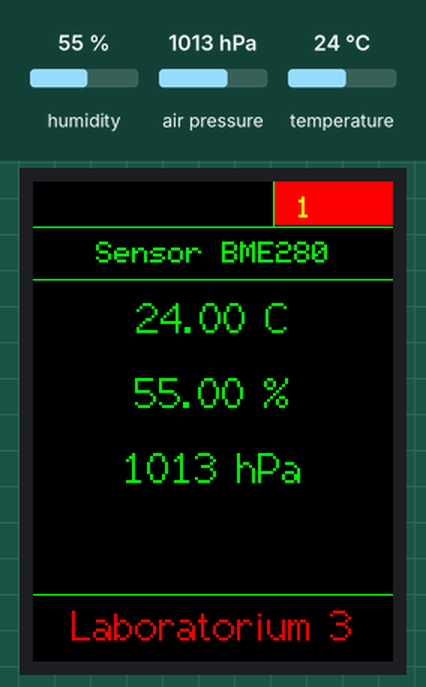
Recording of a sketch running on a simulated ESP32. Shown: 240×320 colour display. Inputs (shaded band) come from the test bench; at power-on: humidity 55 %, air pressure 1013 hPa, temperature 24 °C. What the sketch prints to the serial monitor is not drawn.

Above: at 2.4 s.
2.5 s: humidity set to 22 %
At 3.7 s:
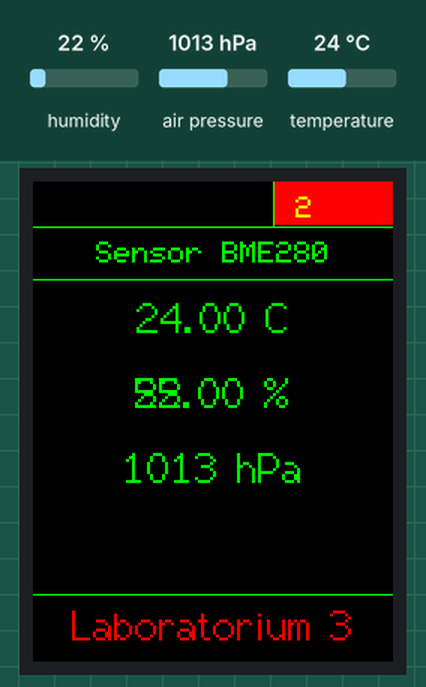
6.7 s: air pressure set to 952 hPa
At 8.4 s:
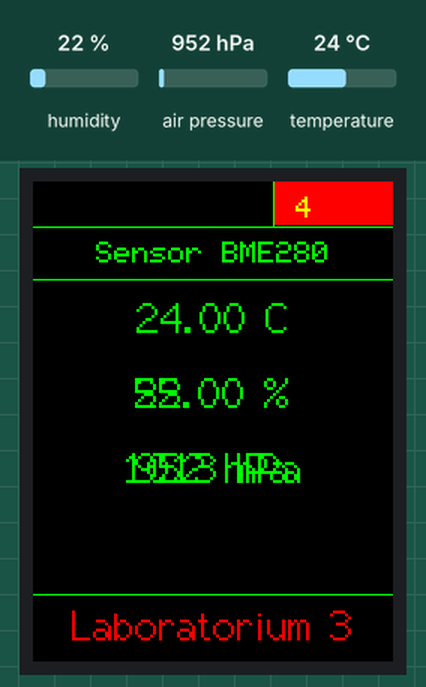
10.7 s: temperature set to 12 °C
At 12.0 s:
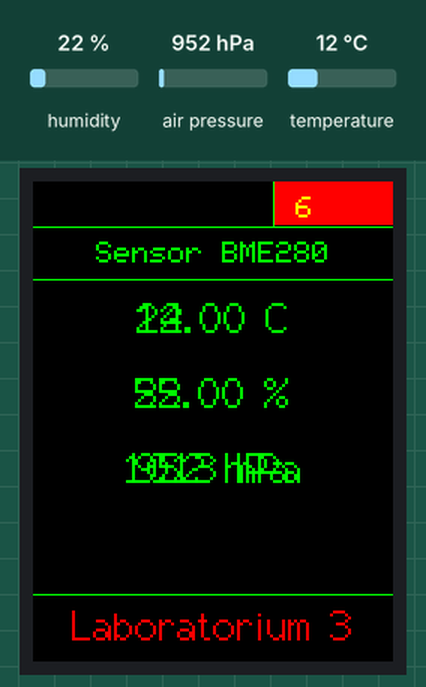
14.7 s: humidity set to 40 %
At 16.7 s:
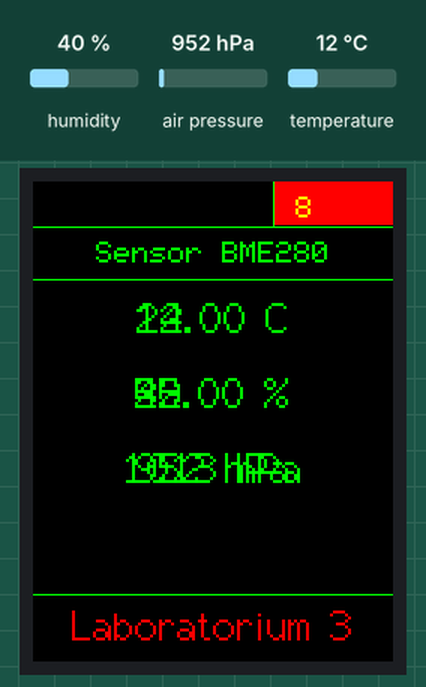
Timing chart, 0 to 18.2 s (numbered marks = the images above; inputs shaded):
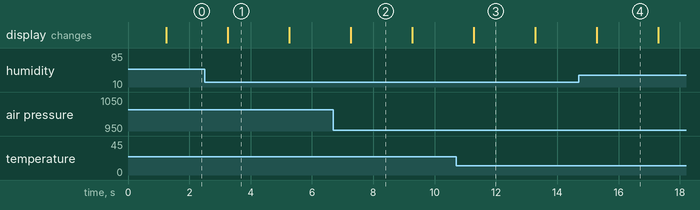

The sketch:

BME280.ino
```cpp
#include <Wire.h>
#include <Adafruit_BME280.h>
#include <SPI.h>
#include <TFT_eSPI.h>

#define COLORT1 TFT_BLACK
#define COLORT2 TFT_GREEN
#define COLORT3 TFT_RED
#define COUNTCOLOR TFT_YELLOW


Adafruit_BME280 bme;
float bmpT,bmpP,bmpH;
uint8_t selected;

struct measurmentData {
  const float temperature;
  const float humidity;
  const uint16_t pressure;
};
uint16_t measurmentCount = 0;


TFT_eSPI tft = TFT_eSPI();

void drawBorders();
void drawLabels();
void drawMeasurements(const measurmentData measurements, uint16_t count);
uint16_t countXPosition = 0;


void setup() {
  Serial.begin(115200);
  delay(1000);

  tft.init();
  tft.setRotation(0);
  tft.fillScreen(COLORT1);
  tft.setTextSize(1);
  Serial.println();
  countXPosition = tft.width() - tft.width() / 3;

  drawBorders();
  drawLabels();

  selected = bme.begin(0x76);

  if (!selected) {
    Serial.println("Could not find a valid BME280 sensor, check wiring!");
  }
  else {
    Serial.println("BME280 sensor OK");
  }

  Serial.println();
}

void loop() {
  if (selected) {
    bmpT=bme.readTemperature();
    bmpH=bme.readHumidity();
    bmpP=bme.readPressure()/100.0;

    measurmentCount++;
    drawMeasurements({ temperature: bmpT, humidity: bmpH, pressure: (uint16_t)bmpP}, measurmentCount);
  }
  else {
    Serial.println("Device not found!");
  }

  delay(2000);
}

void drawBorders(){
  tft.setTextColor(COLORT2);
  //top vertical line
  tft.drawFastVLine(countXPosition, 0, 30, COLORT2);
  //top horizontal line
  tft.drawFastHLine(0, 30, tft.width(), COLORT2);
  //2nd horizontal line
  tft.drawFastHLine(0, 65, tft.width(), COLORT2);
  //bottom horizontal line
  tft.drawFastHLine(0, tft.height() - 45, tft.width(), COLORT2);

  tft.fillRect(countXPosition + 1, 0, 100, 29, COLORT3);
}


void drawLabels(){
  tft.setTextColor(COLORT2);

  tft.setTextSize(2);
  tft.drawCentreString("Sensor BME280", tft.width() / 2, 40, 1);

  tft.setTextColor(COLORT3);
  tft.drawCentreString("Laboratorium 3", tft.width() / 2, tft.height() - 40, 2);
}


void drawMeasurements(const measurmentData measurements, uint16_t count){
  String data;

  tft.setTextSize(2);
  tft.setTextColor(COUNTCOLOR, COLORT3);
  tft.drawNumber(count, countXPosition + 15, 10, 1);

  tft.setTextColor(COLORT2, COLORT1);

  uint16_t y_pos = 75;
  data = measurements.temperature;
  data += " C";
  tft.drawCentreString(data, tft.width() / 2, y_pos, 2);

  y_pos += 50;
  data = measurements.humidity;
  data += " %";
  tft.drawCentreString(data, tft.width() / 2, y_pos, 2);

  y_pos += 50;
  data = measurements.pressure;
  data += " hPa";
  tft.drawCentreString(data, tft.width() / 2, y_pos, 2);
}
```

Measured:
- what the display in image 2 shows lasts 2.0 s, from 7.3 s to 9.3 s
